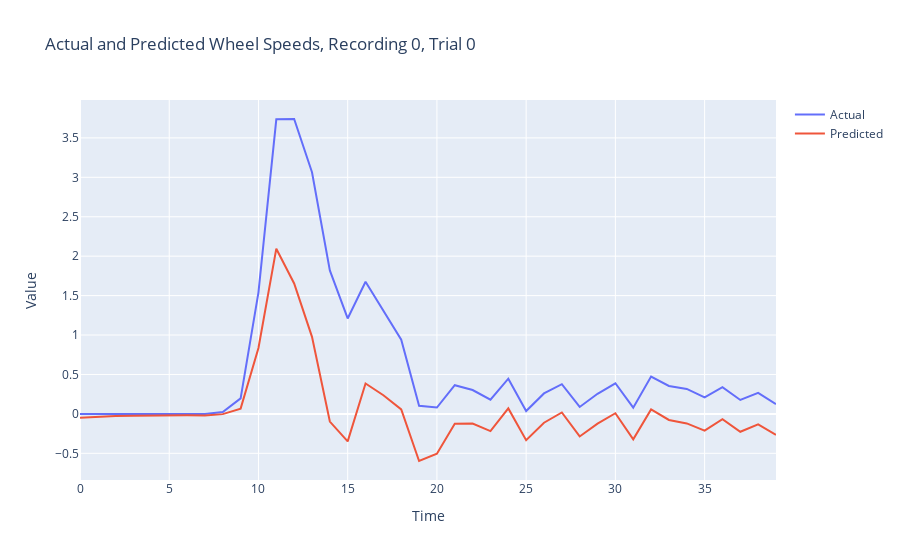
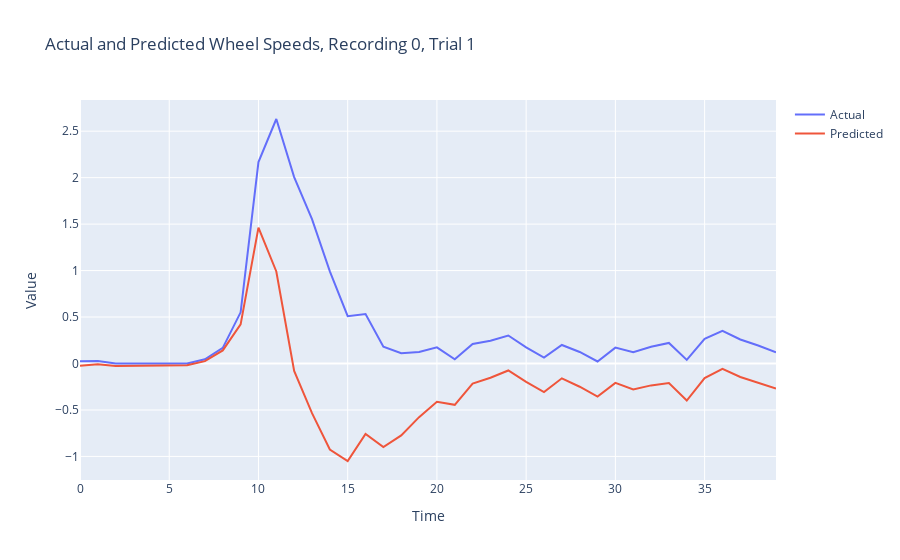
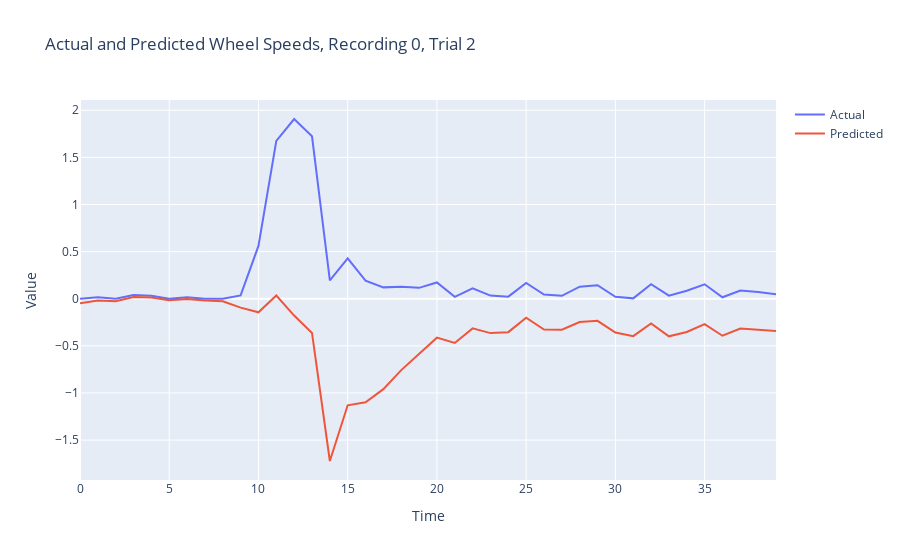
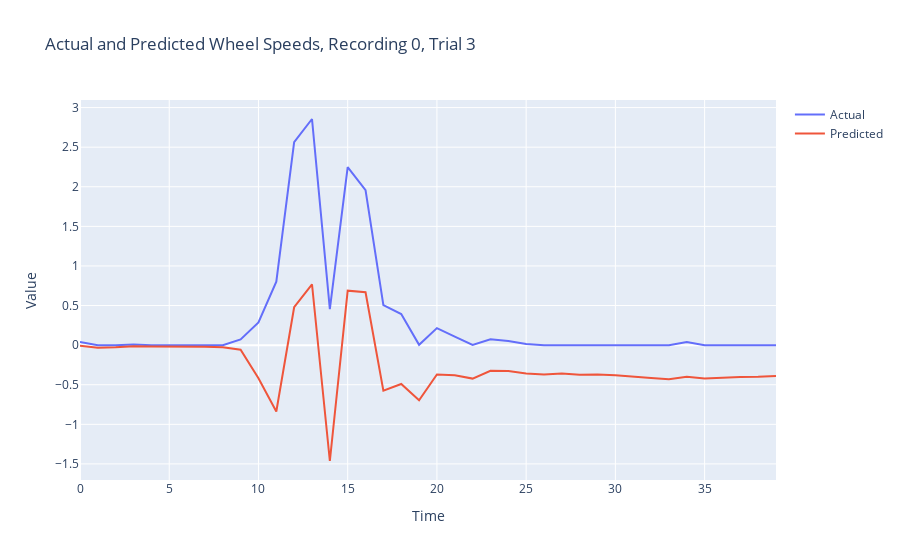

Notebook source saved alongside these figures, in order:
### Code cell
for t in range(6):
    fig = go.Figure()
    fig.add_trace(go.Scatter(y=Y_list[0][t], name='Actual'))
    fig.add_trace(go.Scatter(y=Y_list_mean_subtracted[0][t], name='Predicted'))
    fig.update_layout(title=f'Actual and Predicted Wheel Speeds, Recording 0, Trial {t}', xaxis_title='Time', yaxis_title='Value')
    fig.show()

### Figure 1 — Plotly figure (JSON) as saved in the notebook; plotly's stock layout.template omitted (floating-point values rounded to 4 significant figures)
{"data": [{"name": "Actual", "type": "scatter", "y": [0, 0, 0, 0, 0, 0, 0, 0, 0.02422, 0.1961, 1.541, 3.736, 3.74, 3.064, 1.82, 1.21, 1.675, 1.317, 0.9415, 0.1027, 0.08037, 0.3632, 0.3026, 0.1794, 0.4463, 0.03673, 0.2595, 0.3769, 0.08806, 0.2548, 0.3881, 0.0784, 0.4726, 0.3542, 0.3167, 0.2092, 0.3401, 0.1762, 0.2663, 0.1243]}, {"name": "Predicted", "type": "scatter", "y": [-0.04798, -0.03353, -0.02651, -0.02276, -0.0184, -0.01579, -0.01814, -0.01949, -0.003128, 0.06643, 0.8362, 2.095, 1.654, 0.9774, -0.09735, -0.3485, 0.3852, 0.2366, 0.05729, -0.5975, -0.505, -0.1261, -0.1233, -0.2185, 0.06957, -0.3334, -0.1118, 0.01787, -0.2862, -0.1228, 0.008443, -0.3226, 0.05652, -0.07692, -0.1208, -0.2132, -0.06828, -0.2271, -0.134, -0.2658]}], "layout": {"title": {"text": "Actual and Predicted Wheel Speeds, Recording 0, Trial 0"}, "xaxis": {"title": {"text": "Time"}}, "yaxis": {"title": {"text": "Value"}}}}

### Figure 2 — Plotly figure (JSON) as saved in the notebook; plotly's stock layout.template omitted (floating-point values rounded to 4 significant figures)
{"data": [{"name": "Actual", "type": "scatter", "y": [0.02479, 0.02613, 0, 0, 0, 0, 0, 0.04486, 0.1681, 0.5507, 2.168, 2.631, 2.006, 1.553, 0.9917, 0.5097, 0.5327, 0.1812, 0.1102, 0.123, 0.1738, 0.04493, 0.2097, 0.2452, 0.3016, 0.1735, 0.06328, 0.1994, 0.1242, 0.02174, 0.1708, 0.121, 0.1804, 0.2213, 0.03921, 0.265, 0.3504, 0.2584, 0.1939, 0.1207]}, {"name": "Predicted", "type": "scatter", "y": [-0.02319, -0.007404, -0.02651, -0.02276, -0.0184, -0.01579, -0.01814, 0.02536, 0.1408, 0.421, 1.463, 0.9902, -0.07983, -0.5342, -0.9254, -1.049, -0.7572, -0.8991, -0.774, -0.5771, -0.4115, -0.4444, -0.2162, -0.1527, -0.07511, -0.1966, -0.308, -0.1596, -0.2501, -0.3558, -0.2089, -0.28, -0.2357, -0.2099, -0.3982, -0.1574, -0.05797, -0.1449, -0.2064, -0.2694]}], "layout": {"title": {"text": "Actual and Predicted Wheel Speeds, Recording 0, Trial 1"}, "xaxis": {"title": {"text": "Time"}}, "yaxis": {"title": {"text": "Value"}}}}

### Figure 3 — Plotly figure (JSON) as saved in the notebook; plotly's stock layout.template omitted (floating-point values rounded to 4 significant figures)
{"data": [{"name": "Actual", "type": "scatter", "y": [0, 0.01499, 0, 0.04067, 0.03037, 0, 0.01618, 0, 0, 0.03543, 0.5611, 1.675, 1.907, 1.724, 0.195, 0.4283, 0.1915, 0.1206, 0.1265, 0.1154, 0.1725, 0.01979, 0.1115, 0.03312, 0.02212, 0.1681, 0.04463, 0.03074, 0.1278, 0.1431, 0.0207, 0.004066, 0.1545, 0.03232, 0.08482, 0.1535, 0.01571, 0.08794, 0.07176, 0.04821]}, {"name": "Predicted", "type": "scatter", "y": [-0.04798, -0.01855, -0.02651, 0.01791, 0.01196, -0.01579, -0.001958, -0.01949, -0.02735, -0.09423, -0.1437, 0.03457, -0.1784, -0.3631, -1.722, -1.131, -1.098, -0.9597, -0.7577, -0.5847, -0.4129, -0.4695, -0.3144, -0.3648, -0.3546, -0.2019, -0.3267, -0.3283, -0.2465, -0.2344, -0.359, -0.3969, -0.2615, -0.3988, -0.3526, -0.2689, -0.3926, -0.3153, -0.3285, -0.3418]}], "layout": {"title": {"text": "Actual and Predicted Wheel Speeds, Recording 0, Trial 2"}, "xaxis": {"title": {"text": "Time"}}, "yaxis": {"title": {"text": "Value"}}}}

### Figure 4 — Plotly figure (JSON) as saved in the notebook; plotly's stock layout.template omitted (floating-point values rounded to 4 significant figures)
{"data": [{"name": "Actual", "type": "scatter", "y": [0.04001, 0, 0, 0.008785, 0, 0, 0, 0, 0, 0.07209, 0.286, 0.8024, 2.565, 2.856, 0.4541, 2.247, 1.958, 0.5061, 0.3934, 0.004326, 0.2154, 0.1078, 0.003606, 0.07362, 0.05143, 0.01317, 0, 0, 0, 0.007549, 0, 0, 0, 0, 0.0386, 0, 0, 0, 0, 0]}, {"name": "Predicted", "type": "scatter", "y": [-0.007965, -0.03353, -0.02651, -0.01397, -0.0184, -0.01579, -0.01814, -0.01949, -0.02735, -0.05757, -0.4188, -0.8384, 0.479, 0.7688, -1.463, 0.6881, 0.6686, -0.5742, -0.4908, -0.6958, -0.3699, -0.3815, -0.4223, -0.3243, -0.3253, -0.3569, -0.3713, -0.359, -0.3743, -0.37, -0.3797, -0.401, -0.416, -0.4312, -0.3989, -0.4224, -0.4083, -0.4033, -0.4003, -0.39]}], "layout": {"title": {"text": "Actual and Predicted Wheel Speeds, Recording 0, Trial 3"}, "xaxis": {"title": {"text": "Time"}}, "yaxis": {"title": {"text": "Value"}}}}
